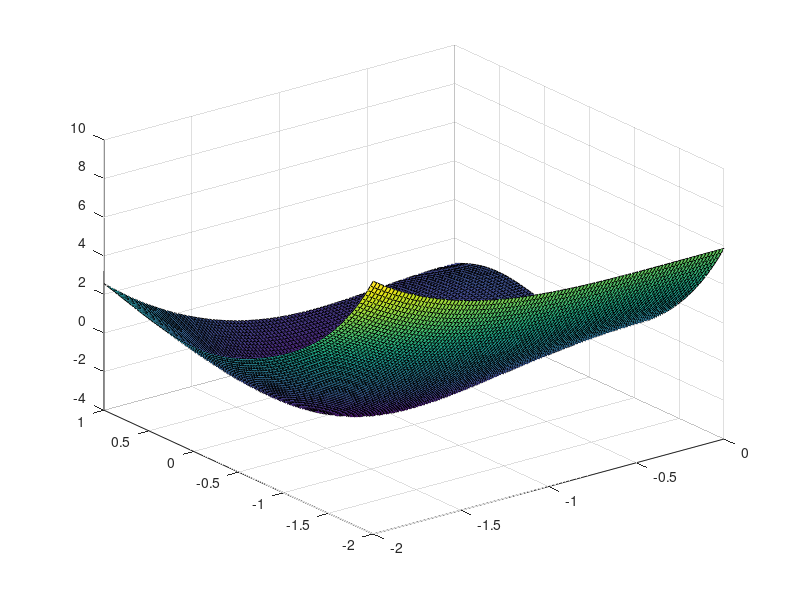

MATLAB code for this plot: (Note: this script raises an error after producing the figure.)

%function [A]=infgenerator2D (n,x,y,sigma)

% function for calculating the inf gen in 2D
% n is the number of grid points
% dV is the potential evaluated at this grid
% x is a verctor with start and end point in x direction
% y is a verctor with start and end point in y direction
% sigma is the factor of the Brownian motion
x=[-2,0];
y=[-2,1];
%x=[-2,2];
%y=[-2,2];
sigma=0.3;
n=100-1;
%n=3;

V1 = @(x,y)  3.*exp(-x.^2-(y-1/3).^2)...
            -3.*exp(-x.^2-(y-5/3).^2)...
            -5.*exp(-(x-1).^2-y.^2)...
            -5.*exp(-(x+1).^2-y.^2) + ...
            1/5.*x.^4 +1/5*(y-1/3).^4;

dxV1 =@(x,y) - 6.*x.*exp(-x.^2-(y-1/3).^2)...
             + 6.*x.*exp(-x.^2-(y-5/3).^2)...
             +10.*(x-1).*exp(-(x-1).^2-y.^2) ...
             +10.*(x+1).*exp(-(x+1).^2-y.^2) + ...
             + 4/5.*x.^3;

dyV1=@(x,y) - 6.*(y-1/3).*exp(-x.^2-(y-1/3).^2)+ ...
            + 6.*(y-5/3).*exp(-x.^2-(y-5/3).^2) + ...
            +10.*y.*exp(-(x-1).^2-y.^2) + ...
            +10.*y.*exp(-(x+1).^2-y.^2) + ...
            + 4/5*(y-1/3).^3;        

x=linspace(x(1),x(2),n);
y=linspace(y(1),y(2),n);

[X,Y]=meshgrid(x,y);

V=V1(X,Y);
dVx=dxV1(X,Y);
dVx=dVx(:);
dVy=dyV1(X,Y);
dVy=dVy(:);
figure(1)
surf(X,Y,V)



%Laplacian
%derivative in x direction
cell1 =1/dx^2*sparse(diag(-2*ones(n,1))+diag(ones(n-1,1),-1)+diag(ones(n-1,1),1));
tridiag=kron(eye(n),cell1);
%derivative in y direction
cell2 =1/(dy^2)*sparse(diag(-2*ones(n^2,1))+diag(-1*ones(n^2-n,1),-n)+diag(-1*ones(n^2-n,1),n));
A=(sigma^2/2)*sparse(tridiag + cell2);

%first derivatives
cellx = spdiags(ones(n,1)*[-1 0 1],[1 0 -1],n,n);
tridiagx=kron(eye(n),cellx);
cellx = 1/(2*dx)*sparse(-diag(dVx)*tridiagx);
celly = 1/(2*dy)*sparse(-diag(dVy)*sparse(diag(-ones(n^2-n,1),-n)+ diag(ones(n^2-n,1),n)));
A=A+cellx+celly;
%A(1,1)=-A(1,2);
%A(end,end)=-A(end,end-1);

f=-ones(n^2,1);
u=A\f;
u=reshape(u,[n n]);
%u=[zeros(n+2,1) [zeros(1,n); u; zeros(1,n)] zeros(n+2,1)];
figure(2)
surf(X,Y,u)



